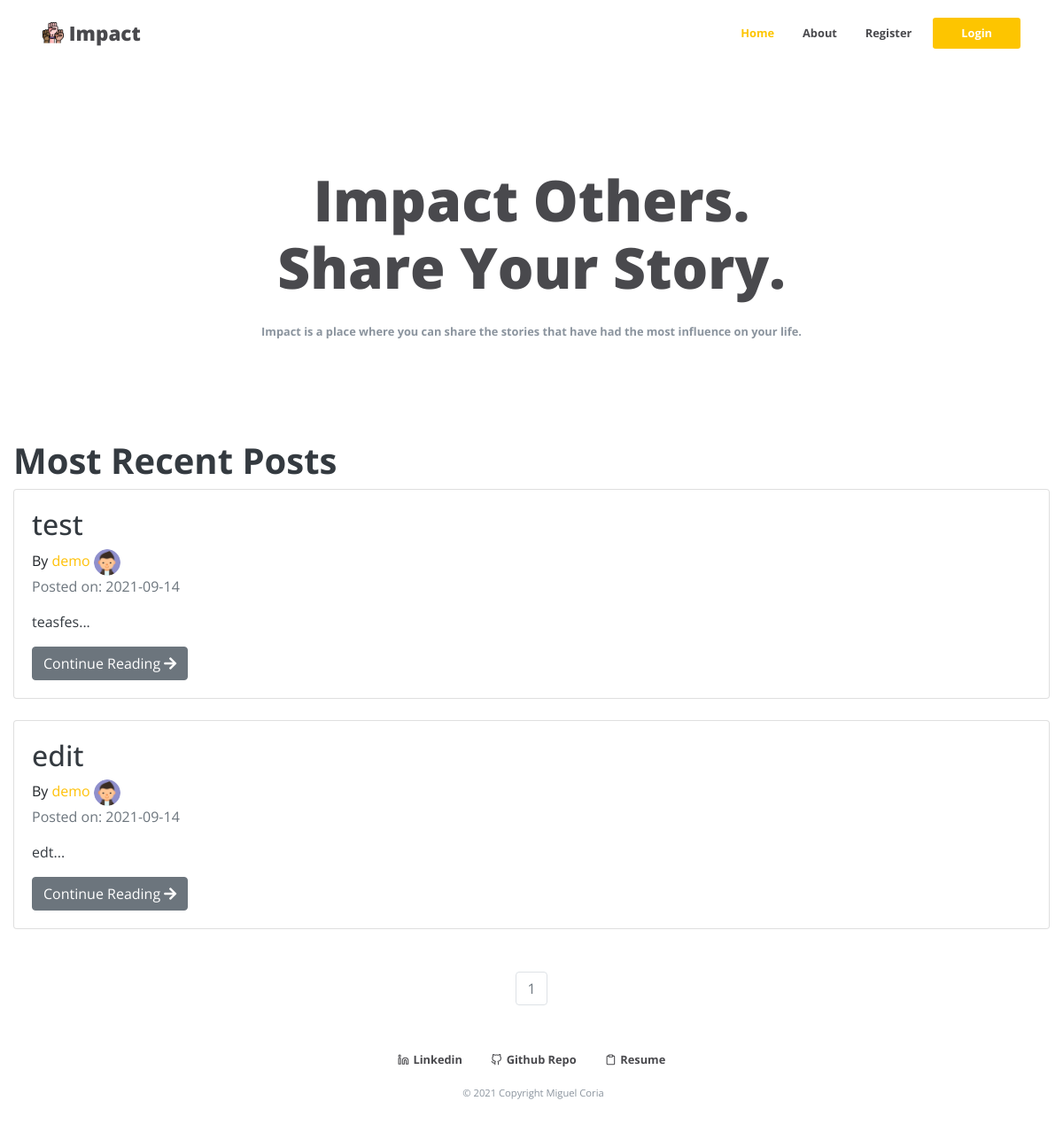
The page / on the database its author committed.
### impact/models.py (models this page shows, shortened)
class Post(db.Model):
    users = db.relationship(User)
    id = db.Column(db.Integer, primary_key=True)
    post_image = db.Column(db.String(64), nullable=False, default='default_thumb.png')
    user_id = db.Column(db.Integer, db.ForeignKey('users.id'), nullable=False)
    date = db.Column(db.DateTime, nullable=False, default=datetime.utcnow)
    title = db.Column(db.String(140), nullable=False)
    text = db.Column(db.Text, nullable=False)

class User(db.Model,UserMixin):
    __tablename__ = 'users'
    id = db.Column(db.Integer, primary_key=True)
    profile_image = db.Column(db.String(64), nullable=False, default='default_profile.png')
    email = db.Column(db.String(64), unique=True, index=True)
    username = db.Column(db.String(64), unique=True, index=True)
    password_hash = db.Column(db.String(128))
    posts = db.relationship("Post", backref="author", lazy=True)

### impact/core/views.py (the view)
@core.route('/')
def index():
    page = request.args.get('page', 1, type=int)
    blog_posts = Post.query.order_by(Post.date.desc()).paginate(page=page,per_page=3)
    return render_template('index.html', blog_posts=blog_posts)

### impact/templates/index.html (shortened to what this page needs)
{% extends "base.html" %}
{% block content%}
<div class="home-header">
  <h1 class="home-header-title" data-aos="fade-in"
  data-aos-duration="500">Impact Others. <br> Share Your Story.</h1>
  <span class="home-header-subtitle" data-aos="fade-in"
  data-aos-duration="1000">Impact is a place where you can share the stories that have had the most influence on your life.</span>
</div>
<div>
  <h1 class="text-dark fs-1 font-weight-bold">Most Recent Posts</h1>
    {% for post in blog_posts.items %}
    <div class="card w-100 mb-4">
      <div class="card-body">
        <h2><a class="card-title text-dark" href="{{ url_for('blog_post.blog_post', blog_post_id=post.id) }}">{{ post.title }}</a></h2>
        By <a class="text-muted" href="{{ url_for('users.user_posts', username=post.author.username) }}"> <span class="text-warning">{{post.author.username}}</span></a>
        <img class=" card-image" align='center' src="{{url_for('static',filename='profile_pics/'+post.author.profile_image)}}" width="30">
        <p class="text-muted">Posted on: {{ post.date.strftime('%Y-%m-%d') }}</p>
        <p class="card-text text-dark">{{ post.text[:100] }}...</p>
        <a href="{{ url_for('blog_post.blog_post', blog_post_id=post.id) }}" class="btn btn-secondary">Continue Reading <i class="fas fa-arrow-right"></i></a>
      </div>
    </div>
   {% endfor %}
</div>
   <nav aria-label="Page navigation example" class="mt-2">
     <ul class="pagination justify-content-center">
       {% for page_num in blog_posts.iter_pages(left_edge=1, right_edge=1, left_current=1, right_current=2) %}
          {% if blog_posts.page == page_num %}
          <li class="page-item disabled">
            <a class="page-link" href="{{ url_for('core.index', page=page_num) }}">{{ page_num }}</a></li>
          {% else %}
            <li class="page-item"><a class="page-link text-dark" href="{{ url_for('core.index', page=page_num) }}">{{ page_num }}</a></li>
          {% endif %}
      {% endfor %}
    </nav>
{% endblock %}

### impact/static/styles/main.css (style rules this page uses)
body { font-family: "Open Sans", sans-serif !important; height: 100vh; }
nav { padding: 1rem 3rem !important; background-color: #ffff; }
.home-header { padding: 7rem 3rem; display: flex; justify-content: center; align-items: center; align-content: center; flex-direction: column; }
.home-header-title { font-size: 4rem; font-weight: 800; text-align: center; margin-bottom: 1.5rem; color: #49494d; }
.home-header-subtitle { color: #8b949e; font-weight: bold; display: inline-block; font-size: 0.8rem; text-align: center; }
.card-image { border-radius: 100%; }

### rows shown on the page
Post: title "test", author.username "demo", profile_image (placeholder picture), date "2021-09-14", text "teasfes"
Post: title "edit", author.username "demo", profile_image (placeholder picture), date "2021-09-14", text "edt"

### other values the page prints
{{ page_num }} "1"
